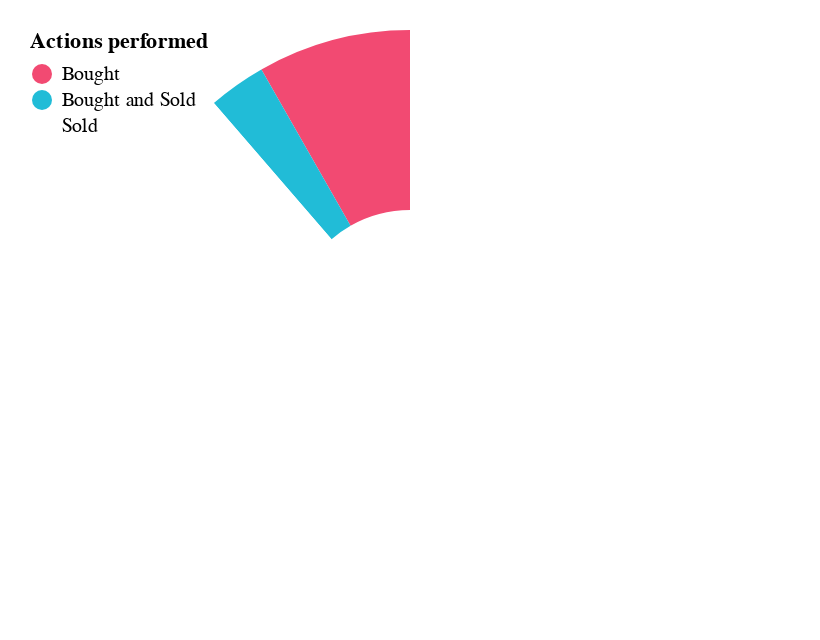

The cell this chart's notebook holds for it:
### Code cell
cp.sender_airdrop_op_charts(dp.sender_airdrop_op_df, dp.sender_airdrop_op_df.columns)

### Figure 1 — Vega-Lite specification as saved in the notebook (floating-point values rounded to 4 significant figures)
{"config": {"view": {"continuousWidth": 400, "continuousHeight": 300, "strokeOpacity": 0}}, "data": {"name": "data-2b2f4a9625694e0431a0e47de4339a52"}, "mark": {"type": "arc", "innerRadius": 60}, "encoding": {"color": {"field": "Actions performed", "legend": {"direction": "vertical", "legendY": -10, "orient": "none", "padding": 10}, "scale": {"domain": ["Bought", "Bought and Sold", "Sold"], "range": ["#F24A72", "#21bcd7", "#ffffff"]}, "type": "nominal"}, "theta": {"field": "Number of users", "type": "quantitative"}, "tooltip": [{"field": "Number of users", "type": "nominal"}, {"field": "Actions performed", "type": "nominal"}]}, "$schema": "https://vega.github.io/schema/vega-lite/v4.17.0.json", "datasets": {"data-2b2f4a9625694e0431a0e47de4339a52": [{"Actions performed": "Bought", "Number of users": 8}, {"Actions performed": "Bought and Sold", "Number of users": 3}, {"Actions performed": "Sold", "Number of users": 86}]}}
